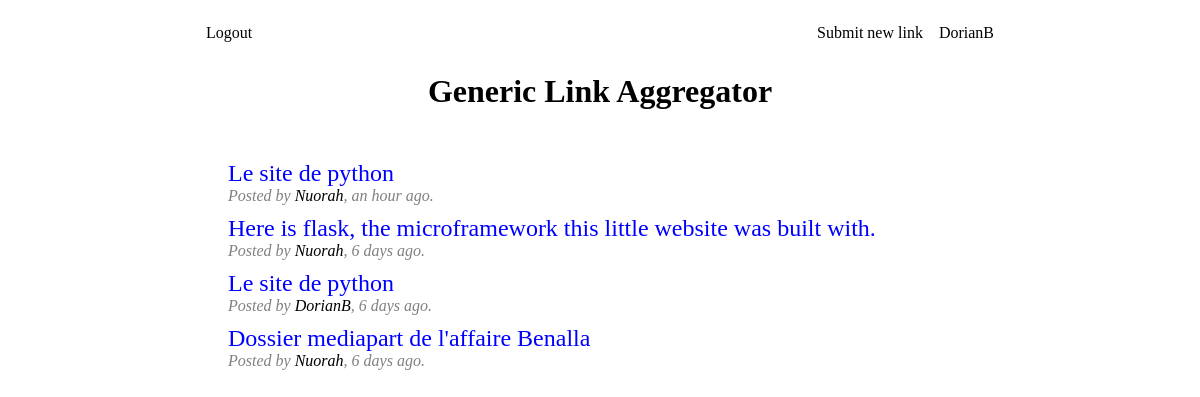
The page /index (signed in) on the database its author committed.
### app/models.py (models this page shows, shortened)
class User(UserMixin, db.Model):
	id = db.Column(db.Integer, primary_key=True)
	username = db.Column(db.String(64), index=True, unique=True)
	password_hash = db.Column(db.String(128))
	karma = db.Column(db.Integer)
	registration_date = db.Column(db.DateTime, index=True, default=datetime.utcnow)
	posts = db.relationship('Post', backref='author', lazy='dynamic')

class Post(db.Model):
	id = db.Column(db.Integer, primary_key=True)
	title = db.Column(db.String(64))
	url = db.Column(db.String(512))
	timestamp = db.Column(db.DateTime, index=True, default=datetime.utcnow)
	score = db.Column(db.Integer)
	user_id = db.Column(db.Integer, db.ForeignKey('user.id'))
	deleted = db.Column(db.Boolean, default = False)
	deleted_timestamp = db.Column(db.DateTime, index=True)

### app/main/routes.py (the view)
@bp.route('/', methods=['GET', 'POST'])
@bp.route('/index', methods=['GET', 'POST'])
def index():
	page = request.args.get('page', 1, type=int)
	posts = Post.query.filter(Post.deleted == False).order_by(Post.timestamp.desc()).paginate(page, current_app.config['POSTS_PER_PAGE'], False)
	next_url = url_for('main.index', page=posts.next_num) \
		if posts.has_next else None
	prev_url = url_for('main.index', page=posts.prev_num) \
		if posts.has_prev else None
	return render_template('index.html',
	 title = 'Front page', posts=posts.items, next_url=next_url, prev_url=prev_url)

### app/models.py (called while the page is built)
@login.user_loader
def load_user(id):
    return User.query.get(int(id))

### app/templates/index.html (shortened to what this page needs)
{% extends "base.html" %}
{% block app_content %}
{% if posts %}
{% for post in posts %}
{% if not post.deleted %}
<p class="post_title"><a href={{ post.url }}>{{ post.title }}</a></p>
<p class="post_info">Posted by <a href="{{ url_for('main.user', username=post.author.username) }}">{{ post.author.username }}</a>, {{ moment(post.timestamp).fromNow() }}.</p>
{% endif %}
{% endfor %}
{% endif %}
<div class="pagination">
</div>
{% endblock %}

### app/templates/base.html (shortened to what this page needs)
<doctype html>
<html>
<head>
	<link rel="stylesheet" href="{{url_for('static', filename='styles.css')}}">
</head>
<body>
	{% block navbar %}
	<nav class="navbar">
		<div class="container">
			<div class="" id="">
				<ul class="navbar_left">
					{% if current_user.is_anonymous %}
					<li><a href="{{ url_for('main.login') }}">Login</a></li>
					{% else %}
					<li><a href="{{ url_for('main.logout') }}">Logout</a></li>
				</ul>
				<ul class="navbar_right">
					<li><a href="{{ url_for('main.submit') }}">Submit new link</a></li>
					<li><a href="{{ url_for('main.user', username=current_user.username) }}">{{ current_user.username }}</a></li>
					{% endif %}
				</ul>
			</div>
		</div>
	</nav>
	<div class="banner">
		<a href="{{ url_for('main.index') }}"><h1>Generic Link Aggregator</h1></a>
	</div>
	{% endblock %}
	{% block content %}
	<div class="container" >
		<div class="content">
			{% block app_content %}{% endblock %}
		</div>
	</div>
	{% endblock %}
</body>
</html>

### app/static/styles.css (style rules this page uses)
* { box-sizing: inherit; }
html { box-sizing: border-box; }
body { margin: 0; padding: 0; font-family: "Palatino Linotype", "Book Antiqua", Palatino, serif; }
a { color: black; text-decoration: none; }
.banner { padding:0; margin:0; height:50px; }
.banner h1 { text-align: center; position: relative; top: 50%; transform: translateY(-50%); padding:0; margin:0; }
div.container { max-width: 880px; margin: 24px auto; padding: 0 20px; }
.content { padding: 10px 24px; margin: 10px 24px; }
p.post_title { font-size: x-large; margin: 0; margin-top:10px; padding: 0; }
p.post_title a { color:blue; }
p.post_info { padding: 0; margin-top: 0; margin-bottom: 0; padding-top: 0; color:grey; font-style: italic; }
nav.navbar { max-width: 880px; margin: 24px auto; padding: 0 40px; overflow: hidden; font-family: "Times New Roman", Times, serif; }
nav.navbar .container { padding:0; margin:0; }
nav.navbar ul { list-style-type: none; margin: 0; padding: 0; }
nav.navbar li { display: inline; }
nav.navbar li a { color: black; text-align: center; padding: 14px 6px; margin : 0; text-decoration: none; }
.navbar_right { float: right; }
.navbar_left { float: left; }
.pagination { padding-top: 10px; color: black; font-style:italic; }

### rows shown on the page
User: username "DorianB"
Post: title "Le site de python", author.username "Nuorah", timestamp "an hour ago"
Post: title "Here is flask, the microframework this little website was built with.", author.username "Nuorah", timestamp "6 days ago"
Post: title "Le site de python", author.username "DorianB", timestamp "6 days ago"
Post: title "Dossier mediapart de l'affaire Benalla", author.username "Nuorah", timestamp "6 days ago"
